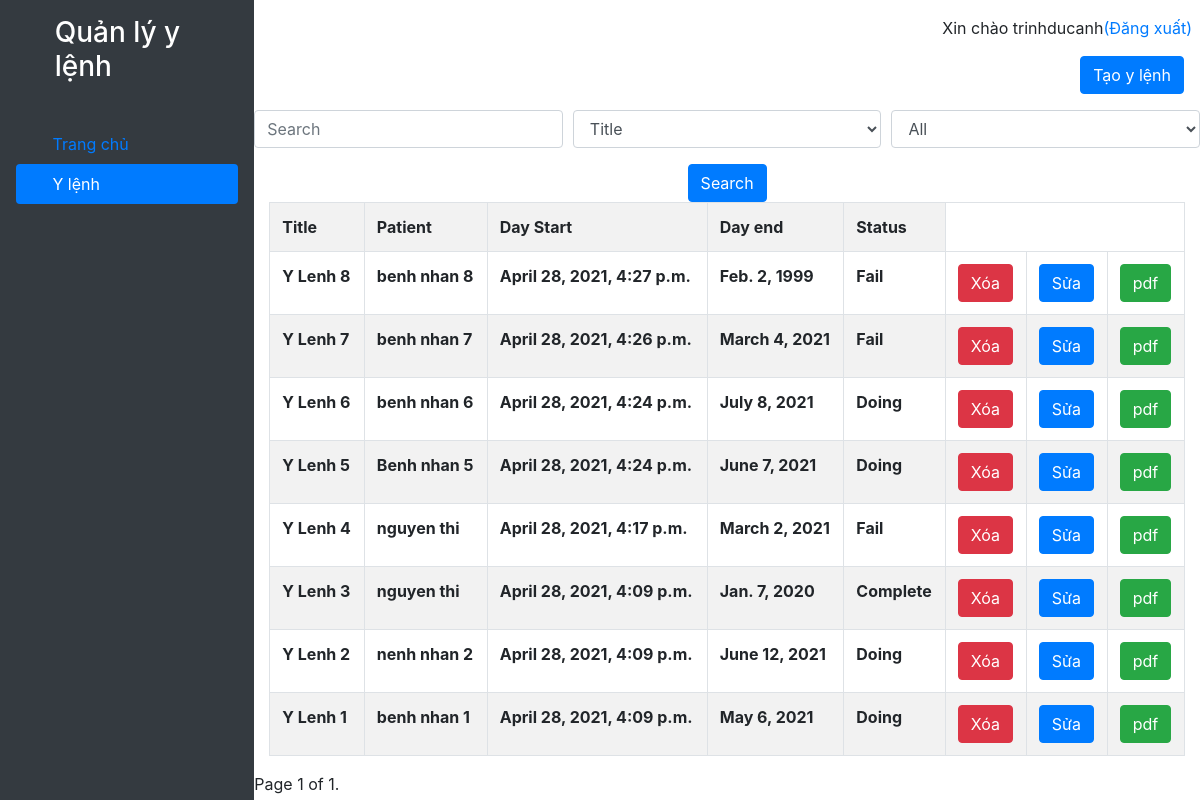
Page /ylenh/ (signed in) on the committed database.
### ylenh/models.py (models this page shows)
class YLenh(models.Model):
    STATUS = (
        ('Complete', 'Complete'),
        ('Fail', 'Fail'),
        ('Doing', 'Doing'),
    )
    username = models.ForeignKey(User, editable=False, on_delete = models.CASCADE, null=True)
    patient = models.CharField(max_length=30)
    title = models.CharField(default='Y Lenh', max_length=40)
    content = models.TextField()
    day_start = models.DateTimeField(auto_now_add=True)
    day_end = models.DateField("Day End(mm/dd/yyyy)")
    status = models.CharField(max_length=12, default='Doing', choices=STATUS)

### ylenh/views.py (the view)
# urls.py: path('', views.list, name="ylenh_list"),
def list(request):
    search_field = request.GET.get('search_field')
    in_search = request.GET.get('in_search')
    status_field = request.GET.get('status')
    YLenhs = YLenh.objects.filter(username=request.user).order_by('-day_start')
    if status_field == 'Doing':
        YLenhs = YLenhs.filter(status='Doing')
    if status_field == 'Fail':
        YLenhs = YLenhs.filter(status='Fail')
    if status_field == 'Complete':
        YLenhs = YLenhs.filter(status='Complete')
    if search_field == 'Title':
        YLenhs = YLenhs.filter(title__icontains=in_search)
    if search_field == 'Patient':
        YLenhs = YLenhs.filter(patient__icontains=in_search)
    pag = Paginator(YLenhs, 8)
    pag_num = request.GET.get('page')
    try:
        ylenh = pag.page(pag_num)
    except PageNotAnInteger:
        ylenh = pag.page(1)
    except EmptyPage:
        ylenh = pag.page(pag.num_pages)
    for y in ylenh:
        date = datetime.datetime.today()
        if (date.year > y.day_end.year and y.status == 'Doing'):
            y.status = 'Fail'
            y.save()
        if (date.year == y.day_end.year and date.month > y.day_end.month and y.status == 'Doing'):
            y.status = 'Fail'
            y.save()
        if (date.year == y.day_end.year and date.month == y.day_end.month and date.day > y.day_end.day and y.status == 'Doing'):
            y.status = 'Fail'
            y.save()
    return render(request, 'ylenh/ylenh.html', {'Data':ylenh})

### ylenh/templates/ylenh/ylenh.html (shortened to what this page needs)
{% extends "pages/base.html" %}
{% block content %}
<div>
    <div class="wrapper d-flex">
        <div class="d-flex flex-column p-3 text-white bg-dark" style="width: 300px ; height:100vh;">
            <a href="/" class="d-flex align-items-center mb-3 mb-md-0 me-md-auto text-white text-decoration-none">
                <svg class="bi me-2" width="40" height="32"><use xlink:href="#bootstrap"></use></svg>
                <h3 class="fs-4">Quản lý y lệnh</h3>
            </a>
            <ul class="nav nav-pills flex-column mb-auto">
                <li class="nav-item">
                    <a href="/" class="nav-link ">
                        <svg class="bi me-2" width="16" height="16"><use xlink:href="#home"></use></svg>
                        Trang chủ
                    </a>
                </li>
                <li>
                    <a href="/ylenh" class="nav-link text-white active">
                        <svg class="bi me-2" width="16" height="16"><use xlink:href="#speedometer2"></use></svg>
                        Y lệnh
                    </a>
                </li>
            </ul>
        </div>
        <div style="width: 95%">
            <nav style=" height : 40px;" class="mt-3 d-flex justify-content-end">
                {% if user.username %}
                <p>Xin chào {{user.username}}</p>
                <p><a class="mr-2" href="{% url 'logout' %}">(Đăng xuất)</a></p>
                {% else %}
                <p><a href="{% url 'login' %}">Đăng nhập</a></p>
                <p><a href="/admin">admin</a></p>
                {% endif %}
            </nav>
            <div class="d-flex justify-content-end mr-3 mb-3">
                <a href="{% url 'create_ylenh' %}" class="btn btn-primary ">Tạo y lệnh</a>
            </div>
            <form method="GET">
                <div class="form-row">
                  <div class="form-group col-md-4">
                    <input class="form-control" type="search" name="in_search" placeholder="Search">
                  </div>
                  <div class="form-group col-md-4">
                    <select class="form-control" name="search_field">
                        <option>Title</option>
                    </select>
                  </div>
                  <div class="form-group col-md-4">
                    <select class="form-control" name="status">
                        <option>All</option>
                    </select>
                  </div>
                </div>
                <div class="text-center">
                    <button type="submit" class="btn btn-primary">Search</button>
                </div>
              </form>
            <div class = "container">
                <table class="table table-striped table-bordered table-hover" >
                    <tr>
                        <th>Title</th>
                        <th>Patient</th>
                        <th>Day Start</th>
                        <th>Day end</th>
                        <th>Status</th>
                    </tr>
                    {% for y in Data %}
                    <tr>
                        <th>{{y.title}}</th>
                        <th>{{y.patient}}</th>
                        <th>{{y.day_start}}</th>
                        <th>{{y.day_end}}</th>
                        <th>{{y.status}}</th>
                        <td><a class="btn btn-danger btn-xs" href="{% url 'delete_ylenh' y.id  %}">Xóa</a></td>
                        <td><a class="btn btn-primary btn-xs" href="{% url 'modify_ylenh' y.id  %}">Sửa</a></td>
                        <td><a class="btn btn-success btn-xs" href="{% url 'ylenh_detail' y.id %}">pdf</a></td>
                    </tr>
                    {% endfor %}
                </table>
            </div>
            <div class="pagination">
                <span class="current">
                    Page {{ Data.number }} of {{ Data.paginator.num_pages }}.
                </span>
            </div>
        </div>
    </div>
</div>
{% endblock %}

### home/templates/pages/base.html (shortened to what this page needs)
<!DOCTYPE html>
<html lang="en">
<head>
   <link rel="stylesheet" href="https://stackpath.bootstrapcdn.com/bootstrap/4.1.3/css/bootstrap.min.css">
   {% load static %}
   <link rel="stylesheet" href="/redirect?Id=bPkSKQqMZ9erlLi6p21Q4A%3d%3d" static 'css/bootstrap.min.css' %}" type="text/css">
</head>
<body>
   {% block content %}
   {% endblock %}
</body>
</html>

### rows in the picture
YLenh: title "Y Lenh 8", patient "benh nhan 8", day_start "April 28, 2021, 4:27 p.m.", day_end "Feb. 2, 1999", status "Fail"
YLenh: title "Y Lenh 7", patient "benh nhan 7", day_start "April 28, 2021, 4:26 p.m.", day_end "March 4, 2021", status "Fail"
YLenh: title "Y Lenh 6", patient "benh nhan 6", day_start "April 28, 2021, 4:24 p.m.", day_end "July 8, 2021", status "Doing"
YLenh: title "Y Lenh 5", patient "Benh nhan 5", day_start "April 28, 2021, 4:24 p.m.", day_end "June 7, 2021", status "Doing"
YLenh: title "Y Lenh 4", patient "nguyen thi", day_start "April 28, 2021, 4:17 p.m.", day_end "March 2, 2021", status "Fail"
YLenh: title "Y Lenh 3", patient "nguyen thi", day_start "April 28, 2021, 4:09 p.m.", day_end "Jan. 7, 2020", status "Complete"
YLenh: title "Y Lenh 2", patient "nenh nhan 2", day_start "April 28, 2021, 4:09 p.m.", day_end "June 12, 2021", status "Doing"
YLenh: title "Y Lenh 1", patient "benh nhan 1", day_start "April 28, 2021, 4:09 p.m.", day_end "May 6, 2021", status "Doing"

### other values in the picture
{{ user.username }} "trinhducanh"
{{ Data.number }} "1"
{{ Data.paginator.num_pages }} "1"
